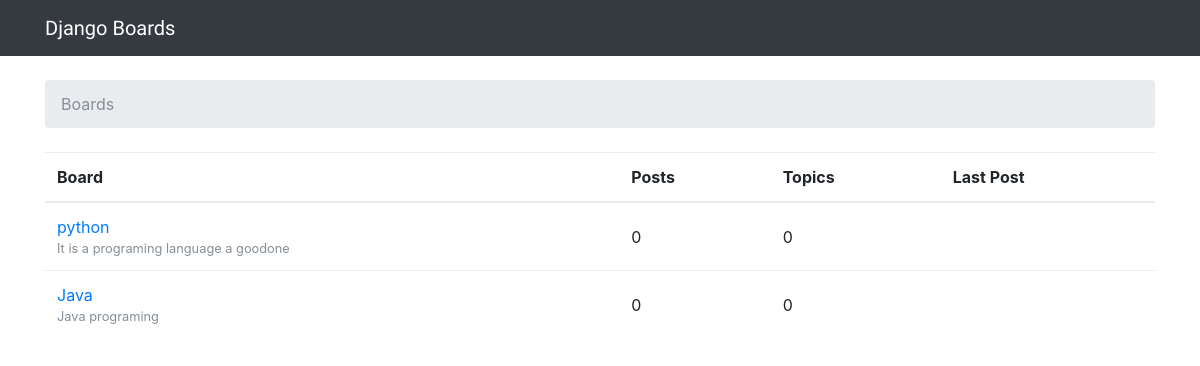
Before: / with the older database file.
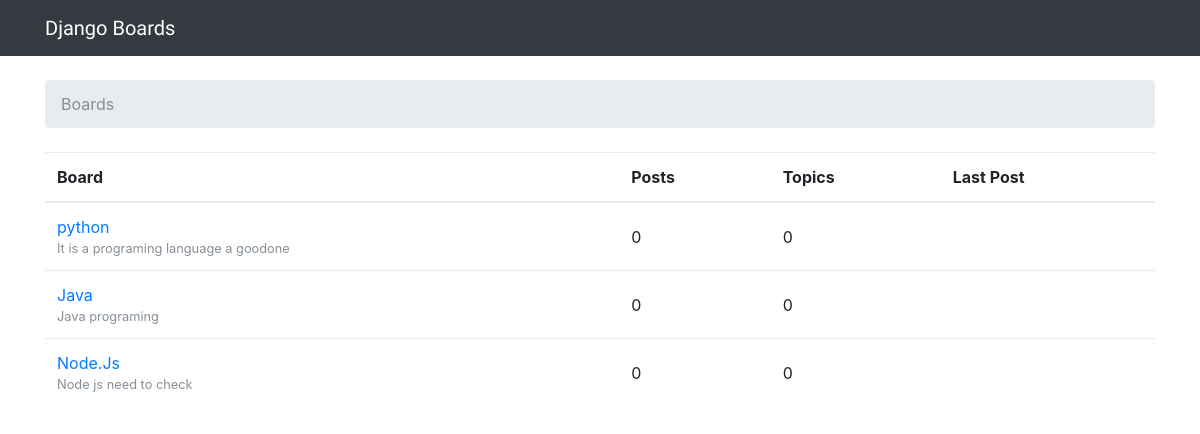
After: the same page with the newer database file.
### boards/models.py (models this page shows)
class Board(models.Model):
    name = models.CharField(max_length=30, unique=True)
    description = models.CharField(max_length=100)

### boards/views.py (the view)
# urls.py: url(r'^$', views.index, name='home'),
def index(request):
    boards = Board.objects.all()
    return render(request, 'boards/index.html', {'boards': boards})

### templates/boards/index.html
{% extends 'base.html' %}
{% block breadcrumb %}
  <li class="breadcrumb-item active">Boards</li>
{% endblock %}
{% block content %}
  <table class="table">
    <thead class="thead-inverse">
      <tr>
        <th>Board</th>
        <th>Posts</th>
        <th>Topics</th>
        <th>Last Post</th>
      </tr>
    </thead>
    <tbody>
      {% for board in boards %}
        <tr>
          <td>
            <a href="{% url 'board_topics' board.pk %}">{{ board.name }}</a>
            <small class="text-muted d-block">{{ board.description }}</small>
          </td>
          <td class="align-middle">0</td>
          <td class="align-middle">0</td>
          <td></td>
        </tr>
      {% endfor %}
    </tbody>
  </table>
{% endblock %}

Changed rows visible on the page:
added Board: name "Node.Js", description "Node js need to check"
